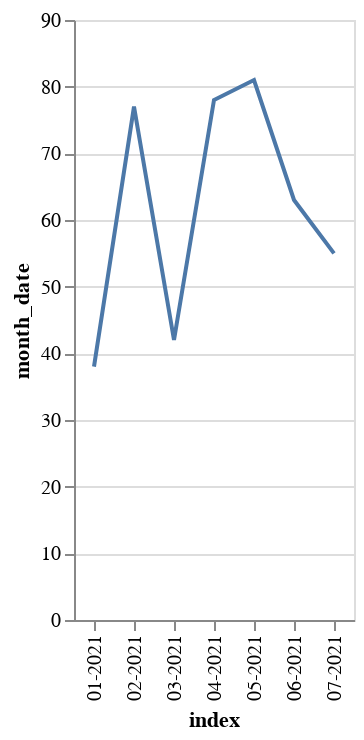

The code cell stored with this chart in its notebook:
### Code cell
import altair as alt
alt.Chart(joined).mark_line().encode(
    x='index',
    y='month_date'
)

### Figure 1 — Vega-Lite specification as saved in the notebook (floating-point values rounded to 4 significant figures)
{"config": {"view": {"continuousWidth": 400, "continuousHeight": 300}}, "data": {"name": "data-851f8f6ae3df29c3080f7d2ee06b407e"}, "mark": "line", "encoding": {"x": {"type": "nominal", "field": "index"}, "y": {"type": "quantitative", "field": "month_date"}}, "$schema": "https://vega.github.io/schema/vega-lite/v4.8.1.json", "datasets": {"data-851f8f6ae3df29c3080f7d2ee06b407e": [{"index": "05-2021", "month_date": 81}, {"index": "04-2021", "month_date": 78}, {"index": "02-2021", "month_date": 77}, {"index": "06-2021", "month_date": 63}, {"index": "07-2021", "month_date": 55}, {"index": "03-2021", "month_date": 42}, {"index": "01-2021", "month_date": 38}]}}
